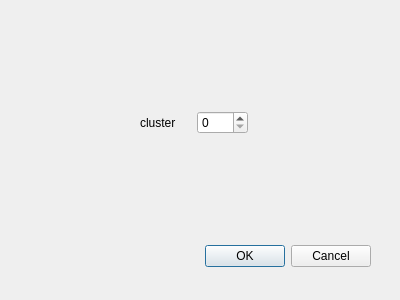
<?xml version="1.0" encoding="UTF-8"?>
<ui version="4.0">
 <class>Weight_Setting</class>
 <widget class="QDialog" name="Weight_Setting">
  <property name="geometry">
   <rect>
    <x>0</x>
    <y>0</y>
    <width>400</width>
    <height>300</height>
   </rect>
  </property>
  <property name="windowTitle">
   <string>Dialog</string>
  </property>
  <widget class="QDialogButtonBox" name="buttonBox">
   <property name="geometry">
    <rect>
     <x>30</x>
     <y>240</y>
     <width>341</width>
     <height>32</height>
    </rect>
   </property>
   <property name="orientation">
    <enum>Qt::Horizontal</enum>
   </property>
   <property name="standardButtons">
    <set>QDialogButtonBox::Cancel|QDialogButtonBox::Ok</set>
   </property>
  </widget>
  <widget class="QWidget" name="">
   <property name="geometry">
    <rect>
     <x>140</x>
     <y>110</y>
     <width>108</width>
     <height>25</height>
    </rect>
   </property>
   <layout class="QHBoxLayout" name="horizontalLayout">
    <item>
     <widget class="QLabel" name="label">
      <property name="text">
       <string>cluster</string>
      </property>
     </widget>
    </item>
    <item>
     <widget class="QSpinBox" name="spinBox"/>
    </item>
   </layout>
  </widget>
 </widget>
 <resources/>
 <connections>
  <connection>
   <sender>buttonBox</sender>
   <signal>accepted()</signal>
   <receiver>Weight_Setting</receiver>
   <slot>accept()</slot>
   <hints>
    <hint type="sourcelabel">
     <x>248</x>
     <y>254</y>
    </hint>
    <hint type="destinationlabel">
     <x>157</x>
     <y>274</y>
    </hint>
   </hints>
  </connection>
  <connection>
   <sender>buttonBox</sender>
   <signal>rejected()</signal>
   <receiver>Weight_Setting</receiver>
   <slot>reject()</slot>
   <hints>
    <hint type="sourcelabel">
     <x>316</x>
     <y>260</y>
    </hint>
    <hint type="destinationlabel">
     <x>286</x>
     <y>274</y>
    </hint>
   </hints>
  </connection>
 </connections>
</ui>
